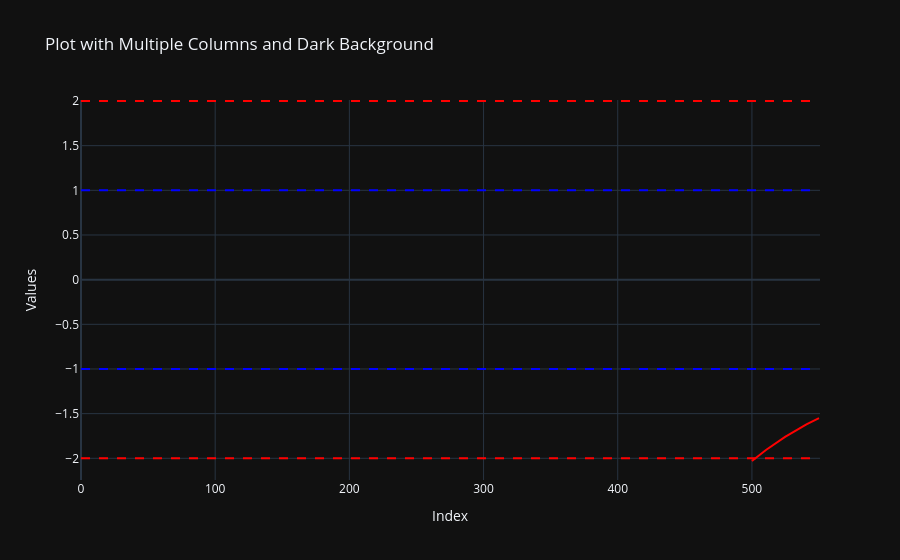

Notebook cell for this chart:
### Code cell
fig = Plot.plot_df(index.df_futures, 'zscore')
fig = Plot.draw_horizontal_line(fig, -2, 0, len(index.df_futures), 'Red')
fig = Plot.draw_horizontal_line(fig, -1, 0, len(index.df_futures), 'Blue')
fig = Plot.draw_horizontal_line(fig, 1, 0, len(index.df_futures), 'Blue')
fig = Plot.draw_horizontal_line(fig, 2, 0, len(index.df_futures), 'Red')
fig.show()

### Figure 1 — Plotly figure (JSON) as saved in the notebook; plotly's stock layout.template omitted (floating-point values rounded to 4 significant figures; data arrays with more than 128 entries replaced by an {"elided": "..."} marker saying what was removed)
{"data": [{"hoverinfo": "text+y", "hovertext": {"elided": "550 str values"}, "line": {"color": "red"}, "mode": "lines", "name": "zscore", "x": {"elided": "550 int values"}, "y": {"elided": "550 float values"}, "type": "scatter"}], "layout": {"title": {"text": "Plot with Multiple Columns and Dark Background"}, "xaxis": {"title": {"text": "Index"}}, "yaxis": {"title": {"text": "Values"}}, "shapes": [{"line": {"color": "Red", "dash": "dash", "width": 2}, "name": "-2 Line", "type": "line", "x0": 0, "x1": 550, "y0": -2, "y1": -2}, {"line": {"color": "Blue", "dash": "dash", "width": 2}, "name": "-1 Line", "type": "line", "x0": 0, "x1": 550, "y0": -1, "y1": -1}, {"line": {"color": "Blue", "dash": "dash", "width": 2}, "name": "1 Line", "type": "line", "x0": 0, "x1": 550, "y0": 1, "y1": 1}, {"line": {"color": "Red", "dash": "dash", "width": 2}, "name": "2 Line", "type": "line", "x0": 0, "x1": 550, "y0": 2, "y1": 2}]}}
